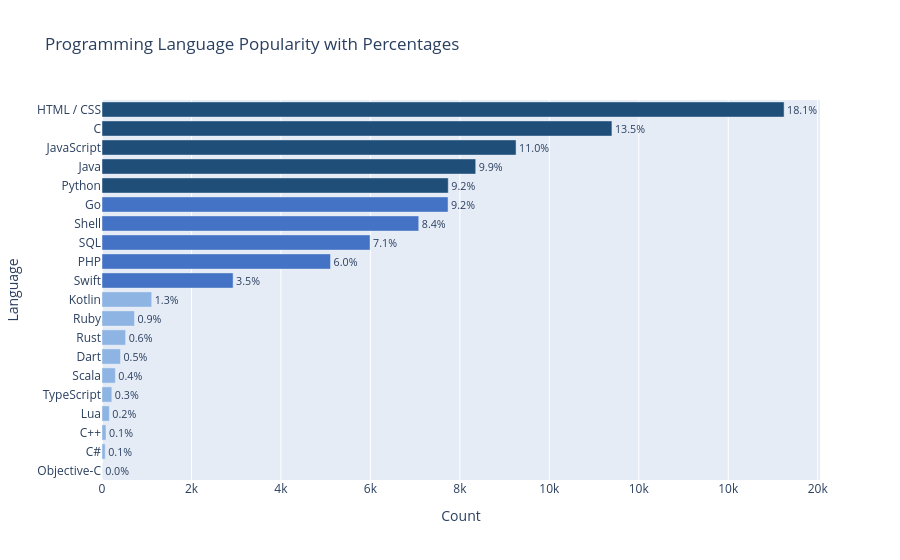

Here is the notebook cell this chart was saved with:
### Code cell
import plotly.graph_objects as go

data_json = [{"Language":"HTML / CSS","Count":15249,"Tier":"Top 5"},{"Language":"C","Count":11400,"Tier":"Top 5"},{"Language":"JavaScript","Count":9257,"Tier":"Top 5"},{"Language":"Java","Count":8355,"Tier":"Top 5"},{"Language":"Python","Count":7741,"Tier":"Top 5"},{"Language":"Go","Count":7736,"Tier":"Next 5"},{"Language":"Shell","Count":7081,"Tier":"Next 5"},{"Language":"SQL","Count":5993,"Tier":"Next 5"},{"Language":"PHP","Count":5109,"Tier":"Next 5"},{"Language":"Swift","Count":2931,"Tier":"Next 5"},{"Language":"Kotlin","Count":1111,"Tier":"Others"},{"Language":"Ruby","Count":726,"Tier":"Others"},{"Language":"Rust","Count":528,"Tier":"Others"},{"Language":"Dart","Count":413,"Tier":"Others"},{"Language":"Scala","Count":298,"Tier":"Others"},{"Language":"TypeScript","Count":219,"Tier":"Others"},{"Language":"Lua","Count":164,"Tier":"Others"},{"Language":"C++","Count":90,"Tier":"Others"},{"Language":"C#","Count":71,"Tier":"Others"},{"Language":"Objective-C","Count":3,"Tier":"Others"}]

# Extract languages, counts, and tiers
languages = [item["Language"] for item in data_json]
counts = [item["Count"] for item in data_json]
tiers = [item["Tier"] for item in data_json]

languages = languages[::-1]
counts = counts[::-1] 
tiers = tiers[::-1]

# Calculate total count for percentages
total_count = sum(counts)

# Calculate percentages
percentages = [(count / total_count) * 100 for count in counts]

# Define colors for each tier
tier_colors = {
    "Top 5": "#1f4e79",      # Dark blue
    "Next 5": "#4472c4",     # Medium blue  
    "Others": "#8db4e2"      # Light blue
}

colors = [tier_colors[tier] for tier in tiers]

percentage_labels = [f"{percentage:.1f}%" for percentage in percentages]

def format_number(num):
    if num >= 1000000000:
        return f"{num/1000000000:.1f}b"
    elif num >= 1000000:
        return f"{num/1000000:.1f}m"
    elif num >= 1000:
        return f"{num/1000:.1f}k"
    else:
        return str(num)

formatted_counts = [format_number(count) for count in counts]

# Create the horizontal bar chart
fig = go.Figure(data=[
    go.Bar(
        y=languages,
        x=counts,
        orientation='h',
        marker_color=colors,
        text=percentage_labels,
        textposition='outside',
        hovertemplate='<b>%{y}</b><br>Count: %{customdata}<br>Percentage: %{text}<extra></extra>',
        customdata=formatted_counts
    )
])

# Update layout
fig.update_layout(
    title='Programming Language Popularity with Percentages',
    xaxis_title='Count',
    yaxis_title='Language'
)

fig.update_traces(cliponaxis=False)
fig.update_xaxes(tickformat='.0s')
fig.write_image("chart.png")
fig.write_image("chart.svg", format="svg")
fig.show()

print("Chart saved as chart.png and chart.svg")

### Figure 1 — Plotly figure (JSON) as saved in the notebook; plotly's stock layout.template omitted (floating-point values rounded to 4 significant figures)
{"data": [{"cliponaxis": false, "customdata": ["3", "71", "90", "164", "219", "298", "413", "528", "726", "1.1k", "2.9k", "5.1k", "6.0k", "7.1k", "7.7k", "7.7k", "8.4k", "9.3k", "11.4k", "15.2k"], "hovertemplate": "<b>%{y}</b><br>Count: %{customdata}<br>Percentage: %{text}<extra></extra>", "marker": {"color": ["#8db4e2", "#8db4e2", "#8db4e2", "#8db4e2", "#8db4e2", "#8db4e2", "#8db4e2", "#8db4e2", "#8db4e2", "#8db4e2", "#4472c4", "#4472c4", "#4472c4", "#4472c4", "#4472c4", "#1f4e79", "#1f4e79", "#1f4e79", "#1f4e79", "#1f4e79"]}, "orientation": "h", "text": ["0.0%", "0.1%", "0.1%", "0.2%", "0.3%", "0.4%", "0.5%", "0.6%", "0.9%", "1.3%", "3.5%", "6.0%", "7.1%", "8.4%", "9.2%", "9.2%", "9.9%", "11.0%", "13.5%", "18.1%"], "textposition": "outside", "type": "bar", "x": [3, 71, 90, 164, 219, 298, 413, 528, 726, 1111, 2931, 5109, 5993, 7081, 7736, 7741, 8355, 9257, 11400, 15249], "y": ["Objective-C", "C#", "C++", "Lua", "TypeScript", "Scala", "Dart", "Rust", "Ruby", "Kotlin", "Swift", "PHP", "SQL", "Shell", "Go", "Python", "Java", "JavaScript", "C", "HTML / CSS"]}], "layout": {"autosize": true, "title": {"text": "Programming Language Popularity with Percentages"}, "xaxis": {"autorange": true, "range": [0, 16050.0], "tickformat": ".0s", "title": {"text": "Count"}, "type": "linear"}, "yaxis": {"autorange": true, "range": [-0.5, 19.5], "title": {"text": "Language"}, "type": "category"}}}
